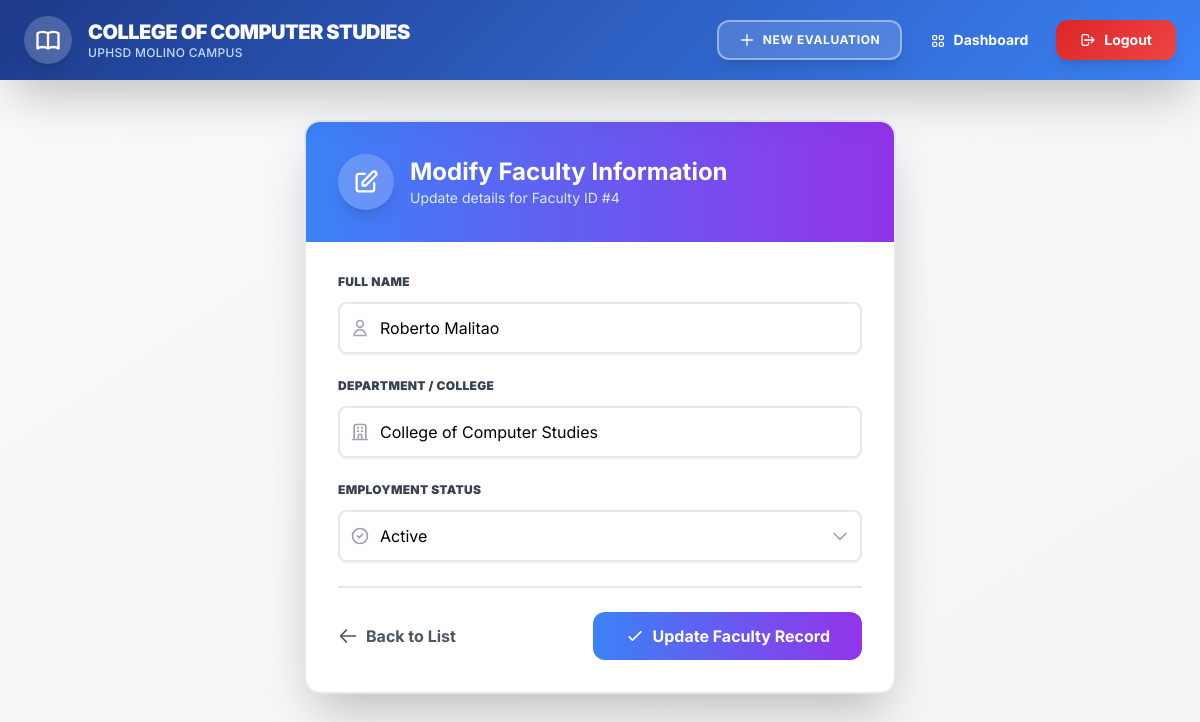
The app's page /admin/edit_faculty.php?id=4 (signed in) with its own data.
### tables this page shows
CREATE TABLE `faculty` (
  `id` int(11) NOT NULL,
  `name` varchar(255) NOT NULL,
  `department` varchar(100) DEFAULT 'College of Computer Studies',
  `status` enum('active','inactive') DEFAULT 'active',
  `signature_path` varchar(255) DEFAULT NULL,
  `signature_date` date DEFAULT NULL,
  `created_at` timestamp NOT NULL DEFAULT current_timestamp()
);

### admin/edit_faculty.php (the view, shortened to what this page needs)
<?php
include '../includes/header.php';
$id = $conn->real_escape_string($_GET['id']);
$sql = "SELECT * FROM faculty WHERE id = '$id'";
$result = $conn->query($sql);
$faculty = $result->fetch_assoc();
?>
<div class="max-w-2xl mx-auto p-10">
    <div class="bg-white rounded-2xl shadow-2xl border-2 border-gray-200 overflow-hidden">
        <div class="bg-gradient-to-r from-blue-500 to-purple-600 p-8">
            <div class="flex items-center gap-4">
                <div class="w-14 h-14 bg-white/20 backdrop-blur-sm rounded-full flex items-center justify-center shadow-lg">
                    <svg class="w-7 h-7 text-white" fill="none" stroke="currentColor" viewBox="0 0 24 24">
                        <path stroke-linecap="round" stroke-linejoin="round" stroke-width="2" d="M11 5H6a2 2 0 00-2 2v11a2 2 0 002 2h11a2 2 0 002-2v-5m-1.414-9.414a2 2 0 112.828 2.828L11.828 15H9v-2.828l8.586-8.586z"></path>
                    </svg>
                </div>
                <div>
                    <h2 class="text-white font-bold text-2xl">Modify Faculty Information</h2>
                    <p class="text-blue-100 text-sm">Update details for Faculty ID #<?php echo $id; ?></p>
                </div>
            </div>
        </div>
        <form method="POST" class="p-8 space-y-6">
            <div>
                <label class="block text-xs font-black uppercase text-gray-700 mb-3 tracking-wide">Full Name</label>
                <div class="relative">
                    <div class="absolute inset-y-0 left-0 pl-3 flex items-center pointer-events-none">
                    </div>
                    <input type="text" name="name" value="<?php echo htmlspecialchars($faculty['name']); ?>"
                           required class="w-full pl-10 pr-4 py-3 border-2 border-gray-200 rounded-lg focus:border-blue-500 outline-none transition shadow-sm">
                </div>
            </div>
            <div>
                <label class="block text-xs font-black uppercase text-gray-700 mb-3 tracking-wide">Department / College</label>
                <div class="relative">
                    <div class="absolute inset-y-0 left-0 pl-3 flex items-center pointer-events-none">
                    </div>
                    <input type="text" name="department" value="<?php echo htmlspecialchars($faculty['department']); ?>"
                           class="w-full pl-10 pr-4 py-3 border-2 border-gray-200 rounded-lg focus:border-blue-500 outline-none transition shadow-sm">
                </div>
            </div>
            <div>
                <label class="block text-xs font-black uppercase text-gray-700 mb-3 tracking-wide">Employment Status</label>
                <div class="relative">
                    <div class="absolute inset-y-0 left-0 pl-3 flex items-center pointer-events-none">
                    </div>
                    <select name="status" class="w-full pl-10 pr-4 py-3 border-2 border-gray-200 rounded-lg focus:border-blue-500 outline-none transition shadow-sm appearance-none bg-white">
                        <option value="active" <?php echo $faculty['status'] == 'active' ? 'selected' : ''; ?>>Active</option>
                    </select>
                    <div class="absolute inset-y-0 right-0 pr-3 flex items-center pointer-events-none">
                    </div>
                </div>
            </div>
            <div class="flex items-center justify-between pt-6 border-t-2 border-gray-200">
                <a href="dashboard.php?view=faculty" class="text-gray-600 font-bold hover:text-gray-800 transition flex items-center gap-2 group">
                    <svg class="w-5 h-5 transition-transform group-hover:-translate-x-1" fill="none" stroke="currentColor" viewBox="0 0 24 24">
                        <path stroke-linecap="round" stroke-linejoin="round" stroke-width="2" d="M10 19l-7-7m0 0l7-7m-7 7h18"></path>
                    </svg>
                    Back to List
                </a>
                <button type="submit" name="update_faculty" class="bg-gradient-to-r from-blue-500 to-purple-600 text-white px-8 py-3 rounded-xl font-bold hover:shadow-lg transition-all flex items-center gap-2 group">
                    <svg class="w-5 h-5" fill="none" stroke="currentColor" viewBox="0 0 24 24">
                        <path stroke-linecap="round" stroke-linejoin="round" stroke-width="2" d="M5 13l4 4L19 7"></path>
                    </svg>
                    Update Faculty Record
                </button>
            </div>
        </form>
    </div>
</div>

### includes/header.php (style rules this page uses)
body { font-family: 'Inter', sans-serif; }

### records on screen
faculty: name "Roberto Malitao", department "College of Computer Studies", status "Active"

### other values on screen
$id "4"
